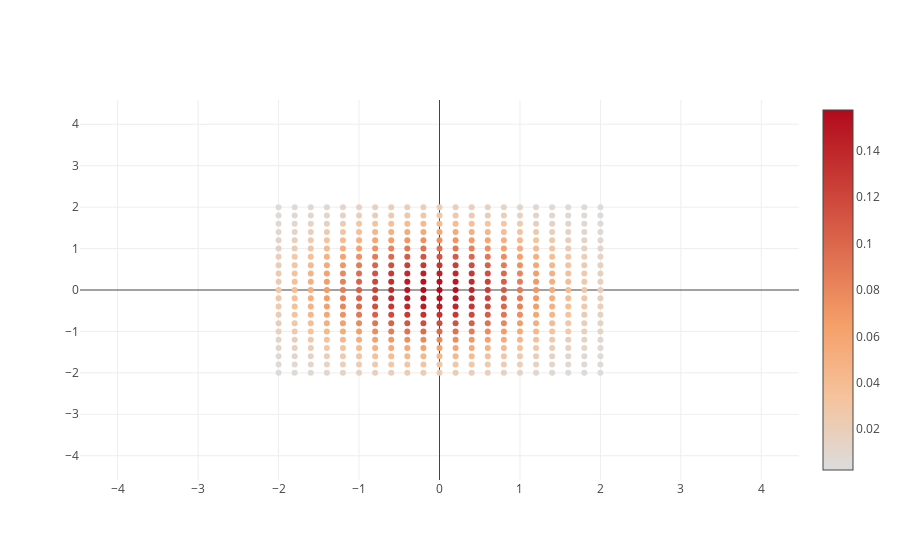

Notebook code for this chart:
### Code cell
gmm = GaussianMixture(n_components=1).fit(X_train)

log_dens_gmm=gmm.score_samples(grid)
grid_pts["marker"]["color"] = np.exp(log_dens_gmm)

iplot([grid_pts])
gmm.bic(X_train)

### Figure 1 — Plotly figure (JSON) as saved in the notebook; plotly's stock layout.template omitted (floating-point values rounded to 4 significant figures; data arrays with more than 128 entries replaced by an {"elided": "..."} marker saying what was removed)
{"data": [{"marker": {"color": {"elided": "441 float values"}, "showscale": true}, "mode": "markers", "text": {"elided": "441 float values"}, "type": "scatter", "uid": "25e41799-005a-4ddd-8ff9-0acf6b85ed20", "x": {"elided": "441 float values"}, "y": {"elided": "441 float values"}}], "layout": {"autosize": true, "xaxis": {"autorange": false, "range": [-4.468, 4.468], "type": "linear"}, "yaxis": {"autorange": false, "range": [-4.586, 4.586], "type": "linear"}}}
